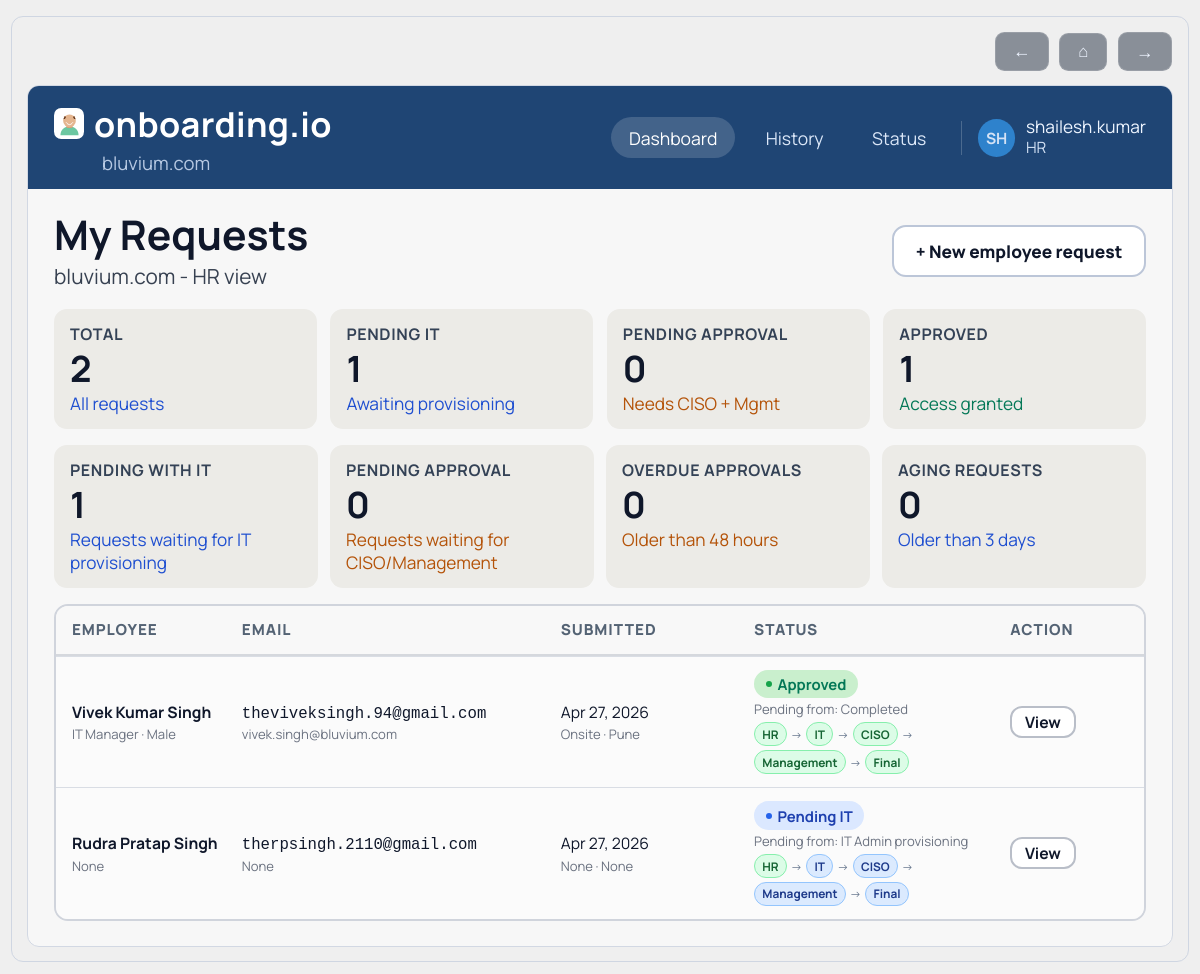
Page /dashboard (signed in) on the committed database.
### models.py (models this page shows)
class User(UserMixin, db.Model):
    id = db.Column(db.Integer, primary_key=True)
    email = db.Column(db.String(255), unique=True, nullable=False)
    password_hash = db.Column(db.String(255), nullable=False)
    role = db.Column(db.String(50), nullable=False)
    domain = db.Column(db.String(255), nullable=False)
    created_at = db.Column(db.DateTime)

class EmployeeRequest(db.Model):
    id = db.Column(db.Integer, primary_key=True)
    domain = db.Column(db.String(255), nullable=False)
    requested_by = db.Column(db.Integer, db.ForeignKey("user.id"), nullable=False)
    first_name = db.Column(db.String(255))
    middle_name = db.Column(db.String(255))
    last_name = db.Column(db.String(255))
    employee_name = db.Column(db.String(255), nullable=False)
    employee_email = db.Column(db.String(255), nullable=False)
    gender = db.Column(db.String(50))
    job_title = db.Column(db.String(255))
    work_mode = db.Column(db.String(50))
    work_location = db.Column(db.String(255))
    company_email = db.Column(db.String(255))
    status = db.Column(db.String(50), nullable=False)
    created_at = db.Column(db.DateTime)

### app.py (the view)
    @app.route("/dashboard")
    @login_required
    def dashboard():
        domain = current_user.domain
        if current_user.role == ROLE_HR:
            requests = EmployeeRequest.query.filter_by(domain=domain, requested_by=current_user.id).order_by(EmployeeRequest.created_at.desc()).all()
        elif current_user.role == ROLE_IT:
            requests = EmployeeRequest.query.filter_by(domain=domain, status=STATUS_PENDING_IT).order_by(EmployeeRequest.created_at.desc()).all()
        else:
            requests = EmployeeRequest.query.filter_by(domain=domain, status=STATUS_PENDING_APPROVAL).order_by(EmployeeRequest.created_at.desc()).all()
        tracking_map = build_tracking_map(requests)
        dashboard_widgets = build_dashboard_widgets(current_user.role, requests, tracking_map)
        return render_template("dashboard.html", requests=requests, role=current_user.role, tracking_map=tracking_map, dashboard_widgets=dashboard_widgets)

### templates/dashboard.html (shortened to what this page needs)
{% extends "base.html" %}
{% block content %}
{% set role_label = 'HR' if role == 'HR' else ('IT Admin' if role == 'IT_ADMIN' else ('CISO' if role == 'CISO' else 'Management')) %}
{% set ns = namespace(total=requests|length, pending_it=0, pending_approval=0, approved=0) %}
{% for req in requests %}
  {% if req.status == 'PENDING_IT' %}{% set ns.pending_it = ns.pending_it + 1 %}{% endif %}
  {% if req.status == 'PENDING_APPROVAL' %}{% set ns.pending_approval = ns.pending_approval + 1 %}{% endif %}
  {% if req.status == 'APPROVED' %}{% set ns.approved = ns.approved + 1 %}{% endif %}
{% endfor %}
<section class="dash-shell">
  <header class="dash-topbar">
    <div class="dash-brand-wrap">
      <a class="brand" href="{{ url_for('index') }}">
        <span class="brand-icon"></span>
        <span>onboarding.io</span>
      </a>
      <p>{{ current_user.domain }}</p>
    </div>
    <nav class="dash-center-nav">
      <a class="dash-tab dash-tab-active" href="{{ url_for('dashboard') }}">Dashboard</a>
      <a class="dash-tab" href="{{ url_for('history') }}">History</a>
      <a class="dash-tab" href="#requests-table">Status</a>
    </nav>
    <div class="dash-user">
      <span class="dash-avatar">{{ (current_user.email.split('@')[0][:2] if current_user.email else 'U')|upper }}</span>
      <div>
        <p>{{ current_user.email.split('@')[0] }}</p>
        <span>{{ role_label }}</span>
      </div>
    </div>
  </header>
  <div class="dash-body">
    <div class="dash-head-row">
      <div>
        <h1>My Requests</h1>
        <p>{{ current_user.domain }} - {{ role_label }} view</p>
      </div>
      <div>
        {% if role == 'HR' %}
          <a class="dash-cta" href="{{ url_for('hr_new_request') }}">+ New employee request</a>
        {% elif role == 'IT_ADMIN' %}
          <a class="dash-cta" href="{{ url_for('dashboard') }}">IT queue</a>
        {% else %}
          <a class="dash-cta" href="{{ url_for('approvals') }}">Pending approvals</a>
        {% endif %}
      </div>
    </div>
    <div class="dash-metrics">
      <article class="metric-card">
        <h3>Total</h3>
        <strong>{{ ns.total }}</strong>
        <p class="metric-blue">All requests</p>
      </article>
      <article class="metric-card">
        <h3>Pending IT</h3>
        <strong>{{ ns.pending_it }}</strong>
        <p class="metric-blue">Awaiting provisioning</p>
      </article>
      <article class="metric-card">
        <h3>Pending Approval</h3>
        <strong>{{ ns.pending_approval }}</strong>
        <p class="metric-orange">Needs CISO + Mgmt</p>
      </article>
      <article class="metric-card">
        <h3>Approved</h3>
        <strong>{{ ns.approved }}</strong>
        <p class="metric-green">Access granted</p>
      </article>
    </div>
    <section class="widget-strip" aria-label="Role metrics">
      {% for widget in dashboard_widgets %}
        <article class="metric-card widget-card">
          <h3>{{ widget.label }}</h3>
          <strong>{{ widget.value }}</strong>
          <p class="{{ widget.tone }}">{{ widget.desc }}</p>
        </article>
      {% endfor %}
    </section>
    <section class="dash-table" id="requests-table">
      <div class="dash-table-head">
        <span>Employee</span>
        <span>Email</span>
        <span>Submitted</span>
        <span>Status</span>
        <span>Action</span>
      </div>
      {% for req in requests %}
        <div class="dash-table-row">
          <span>
            <strong>{{ req.employee_name }}</strong>
            <span class="table-subtext">{{ req.job_title }}{% if req.gender %} · {{ req.gender }}{% endif %}</span>
          </span>
          <span>
            <span class="mono-mail">{{ req.employee_email }}</span>
            <span class="table-subtext">{{ req.company_email }}</span>
          </span>
          <span>
            {{ req.created_at.strftime('%b %d, %Y') if req.created_at else '-' }}
            <span class="table-subtext">{{ req.work_mode }} · {{ req.work_location }}</span>
          </span>
          <span>
            {% if req.status == 'PENDING_IT' %}
              <span class="status-pill status-pending-it">Pending IT</span>
            {% elif req.status == 'PENDING_APPROVAL' %}
              <span class="status-pill status-pending-approval">Pending Approval</span>
            {% elif req.status == 'APPROVED' %}
              <span class="status-pill status-approved">Approved</span>
            {% else %}
              <span class="status-pill status-rejected">Rejected</span>
            {% endif %}
            <span class="table-subtext">Pending from: {{ tracking_map.get(req.id, {}).get('pending_from', '-') }}</span>
            <span class="workflow-tree">
              {% for step in tracking_map.get(req.id, {}).get('steps', []) %}
                <span class="tree-node tree-{{ step.state }}">{{ step.label }}</span>{% if not loop.last %}<span class="tree-arrow">-></span>{% endif %}
              {% endfor %}
            </span>
          </span>
          <span>
            {% if role == 'IT_ADMIN' and req.status == 'PENDING_IT' %}
              <a class="row-action" href="{{ url_for('it_provision', request_id=req.id) }}">Provision</a>
            {% else %}
              <a class="row-action" href="{{ url_for('request_status', request_id=req.id) }}">View</a>
            {% endif %}
          </span>
        </div>
      {% endfor %}
    </section>
  </div>
</section>
{% endblock %}

### rows in the picture
User: domain "bluvium.com", email "SH", email "shailesh.kumar"
EmployeeRequest: employee_name "Vivek Kumar Singh", job_title "IT Manager", gender "Male", employee_email "theviveksingh.94@gmail.com", company_email "vivek.singh@bluvium.com", created_at "Apr 27, 2026", work_mode "Onsite", work_location "Pune", status "Approved", get "Completed", label "HR" "IT" "CISO" "Management" "Final"
EmployeeRequest: employee_name "Rudra Pratap Singh", job_title "None", employee_email "therpsingh.2110@gmail.com", company_email "None", created_at "Apr 27, 2026", work_mode "None", work_location "None", status "Pending IT", get "IT Admin provisioning", label "HR" "IT" "CISO" "Management" "Final"

### other values in the picture
{{ role_label }} "HR"
{{ ns.total }} "2"
{{ ns.pending_it }} "1"
{{ ns.pending_approval }} "0"
{{ ns.approved }} "1"
{{ widget.label }} "PENDING WITH IT" "PENDING APPROVAL" "OVERDUE APPROVALS" "AGING REQUESTS"
{{ widget.value }} "1" "0" "0" "0"
{{ widget.desc }} "Requests waiting for IT provisioning" "Requests waiting for CISO/Management" "Older than 48 hours" "Older than 3 days"
